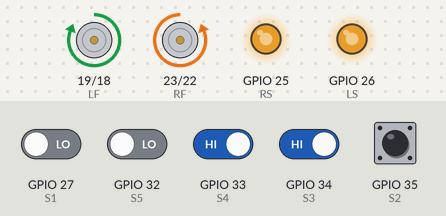
Recording of a sketch running on a simulated ESP32. On the bench: motor-driver pin pairs drawn as motors (green arrow = first pin HIGH = forward, orange = second pin HIGH = backward, longer = more drive), output pins drawn as LEDs (lit = HIGH). The test bench sets the inputs (shaded band); at power-on: GPIO 33 (S4), GPIO 34 (S3), GPIO 35 (S2) HIGH, GPIO 27 (S1), GPIO 32 (S5) LOW.

Above: at 1.2 s.
1.3 s: GPIO 32 (S5) driven HIGH
At 2.1 s:
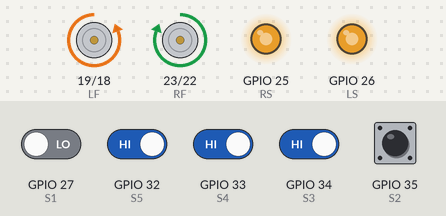
2.8 s: GPIO 27 (S1) driven HIGH
At 3.2 s:
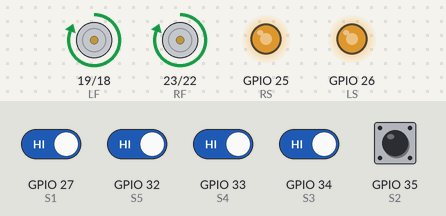
4.3 s: GPIO 33 (S4) driven LOW
At 5.5 s:
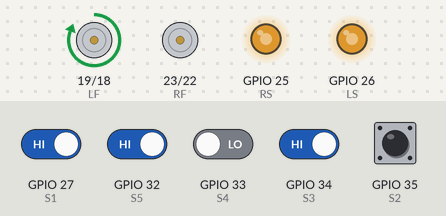
5.8 s: GPIO 33 (S4) driven HIGH
At 6.7 s:
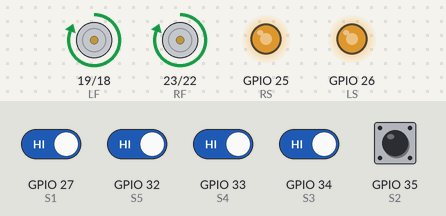
7.3 s: GPIO 34 (S3) driven LOW
At 7.8 s:
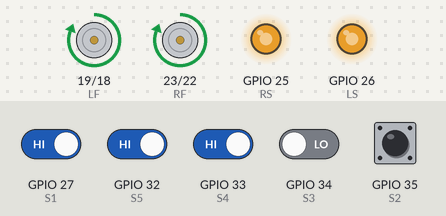
8.8 s: GPIO 34 (S3) driven HIGH
At 10.2 s:
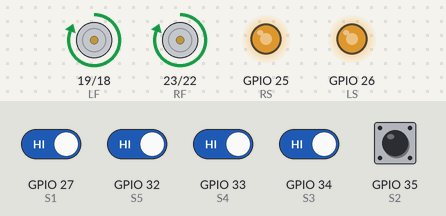
Timing chart, 0 to 11.3 s (numbered marks = the images above; inputs shaded):
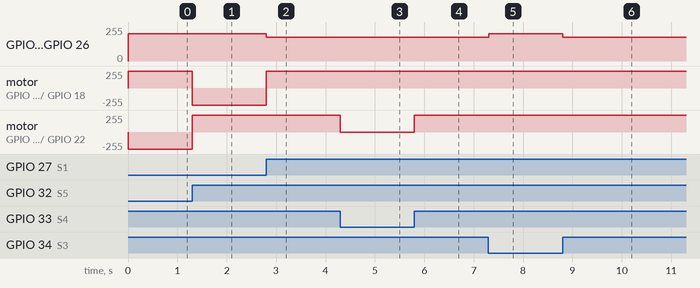

The sketch:

FR2.ino
```cpp
// Sensor pins
int S1 =27 ;  // Leftmost sensor (GPIO 5)
int S2 = 35;  // Second from the left (GPIO 4)
int S3 = 34;   // Middle sensor (GPIO 0)
int S4 = 33;  // Second from the right (GPIO 2)
int S5 = 32;  // Rightmost sensor (GPIO 14)


// Motor pins
int RF = 23;  // Right forward (GPIO 15)
int RB = 22;  // Right backward (GPIO 16)
int LF = 19;  // Left forward (GPIO 12)
int LB = 18;  // Left backward (GPIO 13)
int LS=26;// Left Speed
int RS=25;// Right Speed
int forw_speed=80;
int turns_speed=70;
int hard_turn_speed=80;

int a1, a2, a3, a4, a5, b1, b2;

void updateSensors() {
  a1 = digitalRead(S1);
  a2 = digitalRead(S2);
  a3 = digitalRead(S3);
  a4 = digitalRead(S4);
  a5 = digitalRead(S5);
}

void speedDAC(int LSc=0, int RSc=0){
  dacWrite(LS,2.55*LSc);
  dacWrite(RS,2.55*RSc);
}
void forward(int speed) {
  digitalWrite(RF,HIGH);
  digitalWrite(LF,HIGH);
  speedDAC(speed,speed);
}
void backward(int speed) {
  digitalWrite(RB,HIGH);
  digitalWrite(LB,HIGH);
  speedDAC(speed,speed);
}

void left(int speed, int boole) {
  if (boole==0){
    speedDAC(speed,speed);
    digitalWrite(RF, HIGH);
    digitalWrite(LB, HIGH);
  }
  if(boole==1){
    speedDAC(speed,speed);
    digitalWrite(RF, HIGH);
    digitalWrite(LB,LOW);
  }
}
void right(int speed, int boole) {
  if(boole==0){
    digitalWrite(LF, HIGH);
    digitalWrite(RB, HIGH);
    speedDAC(speed,speed);
  }
  if(boole==1){
    digitalWrite(LF, HIGH);
    digitalWrite(RB,LOW);
    speedDAC(speed,speed);
  }
}

void turn_off() {
  digitalWrite(LB, LOW);
  digitalWrite(RB, LOW);
  digitalWrite(LF, LOW);
  digitalWrite(RF, LOW);
}


void setup() {
  Serial.begin(115200);

  // Set motor pins as OUTPUT
  pinMode(RF, OUTPUT);
  pinMode(RB, OUTPUT);
  pinMode(LF, OUTPUT);
  pinMode(LB, OUTPUT);
  pinMode(LS,OUTPUT);
  pinMode(RS,OUTPUT);

  // Set sensor pins as INPUT
  pinMode(S1, INPUT);
  pinMode(S2, INPUT);
  pinMode(S3, INPUT);
  pinMode(S4, INPUT);
  pinMode(S5, INPUT);
  turn_off();
}

void loop() {
  // Read sensor values
  updateSensors();

  if(a3==0 && a2==0 && a4==0 && a5==1 && a1==1||a3==0 && a2==1 && a4==1){
    forward(forw_speed);
  }


  else if(a3==0 && a4==0 && a5==1 && a2==1||a4==0 && a5==1 && a3==1 && a2==1  ){// slight right
    right(turns_speed,1);
    while(a3==0 && a4==0 && a5==1 && a2==1||a4==0 && a5==1 && a3==1 && a2==1 ){//false--a3==0 && a5==1 && a4==1||a2==0 && a4==0||a2==1 && a4==1
      updateSensors();
      }
    turn_off();
  }


  else if(a3==0 && a2==0 && a1==1 && a4==1|| a2==0&& a1==1 &&a3==1 && a4==1){//slight left
    left(turns_speed,1);
    while(a3==0 && a2==0 && a1==1 && a4==1|| a2==0&& a1==1 &&a3==1 && a4==1){// false-a3==0&& a1==1||a2==0 && a4==0||a2==1 && a4==1
    updateSensors();
    }
      turn_off();
  }

  else if(a5==0 && a3==1 &&  a2==1 ){//hard right
    right(hard_turn_speed,0);
    while(a5==0 && a3==1 &&  a2==1 ){
      updateSensors();
    }
    turn_off();
  }


  else if(a1==0 && a3==1 && a4==1){//hard left
    left(hard_turn_speed,0);
    while(a1==0 && a3==1 && a4==1){
      updateSensors();
    }
    turn_off();
  }


  else if(a1==0 && a2==0 && a3==0 && a4==0 && a5==0){//intersection
    forward(forw_speed);
    while(a1==0 && a2==0 && a3==0 && a4==0 && a5==0){
      updateSensors();
      }
    turn_off();
  }


  //Fail safe conditions
  else if(a1==0 && a3==0 && a5==1||a3==0 && a5==0 && a1==1){ //90 degree
    if(a1==0){
      left(hard_turn_speed,0);
    }
    else if(a5==0){
      right(hard_turn_speed,0);
    }
    while(a1==0 && a3==0 && a5==1||a3==0 && a5==0 && a1==1){
      updateSensors();

    }
    turn_off();
  }


  else if(a1==1 && a2==1 && a3==1 && a4==1 &&a5==1){//if nothing is detected
    forward(70);
    while(a1==1 && a2==1 && a3==1 && a4==1 &&a5==1){
      updateSensors();
    }
    turn_off();

}
}
```

Measured:
- after the input at 1.3 s, motor on GPIO 19 (LF) / GPIO 18 (LB): forward 255/255 → backward 255/255 at once; motor on GPIO 23 (RF) / GPIO 22 (RB): backward 255/255 → forward 255/255 at once
- after the input at 2.8 s, GPIO 25 (RS), GPIO 26 (LS): 204/255 → 178/255 at once; motor on GPIO 19 (LF) / GPIO 18 (LB): backward 255/255 → forward 255/255 at once
- after the input at 4.3 s, motor on GPIO 23 (RF) / GPIO 22 (RB): forward 255/255 → stopped at once
- after the input at 5.8 s, motor on GPIO 23 (RF) / GPIO 22 (RB): stopped → forward 255/255 at once
- after the input at 7.3 s, GPIO 25 (RS), GPIO 26 (LS): 178/255 → 204/255 at once
- after the input at 8.8 s, GPIO 25 (RS), GPIO 26 (LS): 204/255 → 178/255 at once
